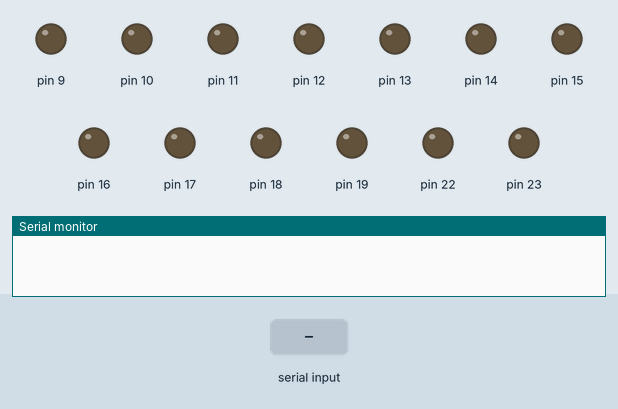
This sketch was run on a simulated Arduino Uno, built with avr-gcc and run on an emulated ATmega328P. Parts: output pins drawn as LEDs (lit = HIGH), the last lines printed to the serial monitor. The test bench sets the inputs (shaded band).

Above: at 1.2 s.
1.3 s: "F" received over Serial
At 2.4 s:
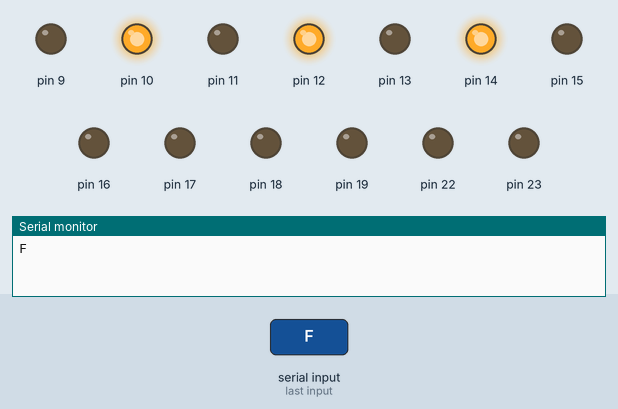
2.8 s: "L" received over Serial
At 3.5 s:
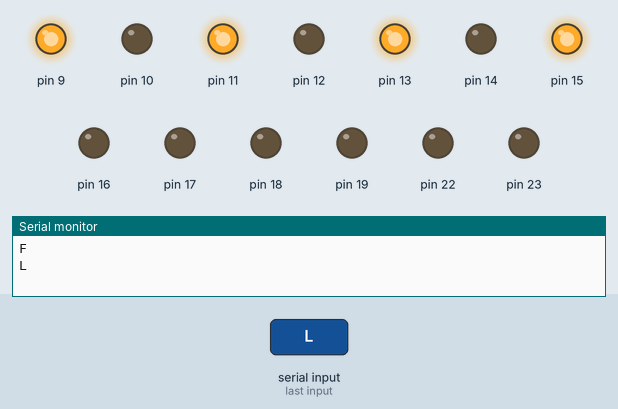
4.3 s: "R" received over Serial
At 4.7 s:
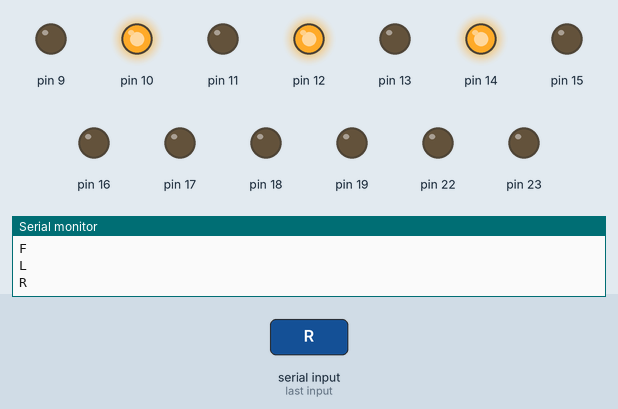
Timing chart, 0 to 7.3 s (numbered marks = the images above; inputs shaded):
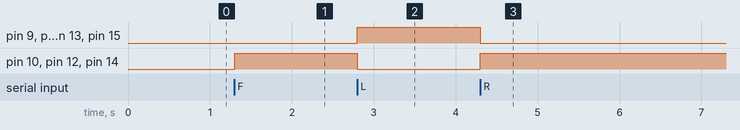

Measured:
- after the input at 1.3 s, pin 10, pin 12, pin 14: LOW → HIGH at once
- after the input at 2.8 s, pin 9, pin 11, pin 13, pin 15: LOW → HIGH at once; pin 10, pin 12, pin 14: HIGH → LOW at once
- after the input at 4.3 s, pin 9, pin 11, pin 13, pin 15: HIGH → LOW at once; pin 10, pin 12, pin 14: LOW → HIGH at once

The sketch:

Mechanum_test_machine_level.ino
```cpp
//please connect as per the connections as per given below
//making changes as pewr connections is almost impossible
//take a copy of this 1st if u wanna edit please bohot mehenat hai
//rpm matching is done using the voltage regulator
//code is for arduino uno
//clock hasn't been used anywhere
//Thank you
//God bless you

/*
 * connections
 * m1_dir1 = 8;
   m1_dir2 = 9;
   m2_dir1 = 10;
   m2_dir2 = 11;
   m3_dir1 = 12;
   m3_dir2 = 13;
   m4_dir1 = A0;
   m4_dir2 = A1;*/
char c;
void setup()
{
  DDRC = B111111;  //A0-A5
  DDRB = B11111110;  //8-13

  Serial.begin(38400);

}

void loop()
{
   while(Serial.available()) {
    c=Serial.read();
    Serial.println(c);
    switch(c) {
      case 'F':   forward();
                    break;
      case 'R':   right();
                    break;
      case 'L':   left();
                    break;
      case 'B':   back();
                    break;
      default:    halt();
                    break;
    }
  }
}

void forward()
{
  PORTC = B00000001;
  PORTB = B00010101;
}
void back()
{
  PORTC = B00000010;
  PORTB = B00101010;
}
void right()
{
  PORTC = B00000001;
  PORTB = B00010101;
}
void left()
{
  PORTC = B00000010;
  PORTB = B00101010;
}
void halt()
{
  PORTC = B00000000;
  PORTB = B00000000;
}
```
